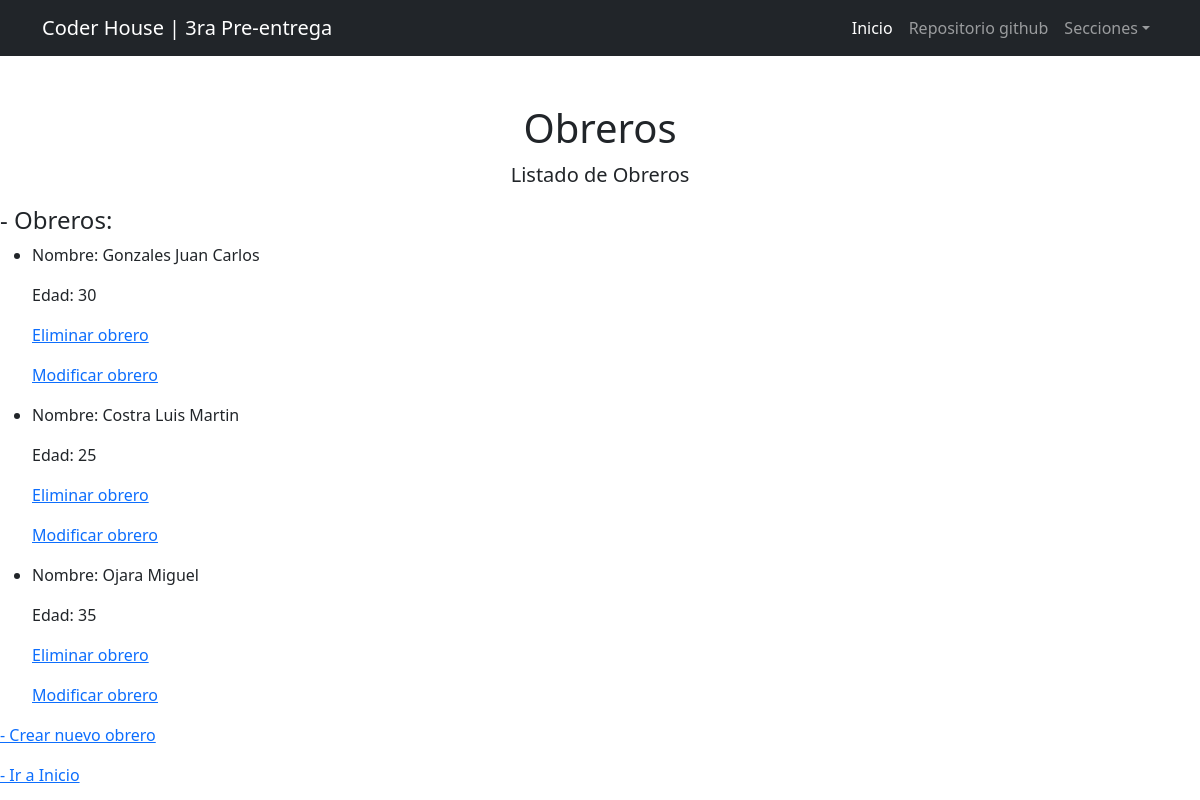
Screenshot of /informacion/obreros/listado/ with the database file from the repository.
### empleados/models.py (models this page shows, shortened)
class Obrero(models.Model):
    nombre = models.CharField(max_length=30)
    apellido = models.CharField(max_length=30)
    edad = models.SmallIntegerField()

### empleados/views.py (the view)
# urls.py: path("obreros/listado/", views.obrero_list, name="obrero_list"),
def obrero_list(request):
    consulta = Obrero.objects.all()
    contexto = {"obreros": consulta}
    return render(request, "empleados/obrero_list.html", contexto)

### empleados/templates/empleados/obrero_list.html (shortened to what this page needs)
{% extends 'home/base.html' %}
{% block body_title %}
    Obreros
{% endblock body_title %}
{% block body_subtitle %}
    Listado de Obreros
{% endblock body_subtitle %}
{% block content %}
<h4> - Obreros:</h4>
<ul>
    {% for obrero in obreros %}
    <li>
        <p>Nombre: {{obrero.apellido}} {{obrero.nombre}}</p>
        <p>Edad: {{obrero.edad}}</p>
    </li>
    <a href="{% url 'empleados:obrero_delete' obrero.id %} "><p> Eliminar obrero</p></a>
    <a href="{% url 'empleados:obrero_update' obrero.id %}"><p> Modificar obrero</p></a>
    {% endfor %}
</ul>
<a href="{% url 'empleados:obrero_create' %}"><p> - Crear nuevo obrero</p></a>
<a href="{% url 'home:home_index' %}"><p> - Ir a Inicio</p></a>
{% endblock content %}

### rows the page displays
Obrero: apellido "Gonzales", nombre "Juan Carlos", edad "30"
Obrero: apellido "Costra", nombre "Luis Martin", edad "25"
Obrero: apellido "Ojara", nombre "Miguel", edad "35"
